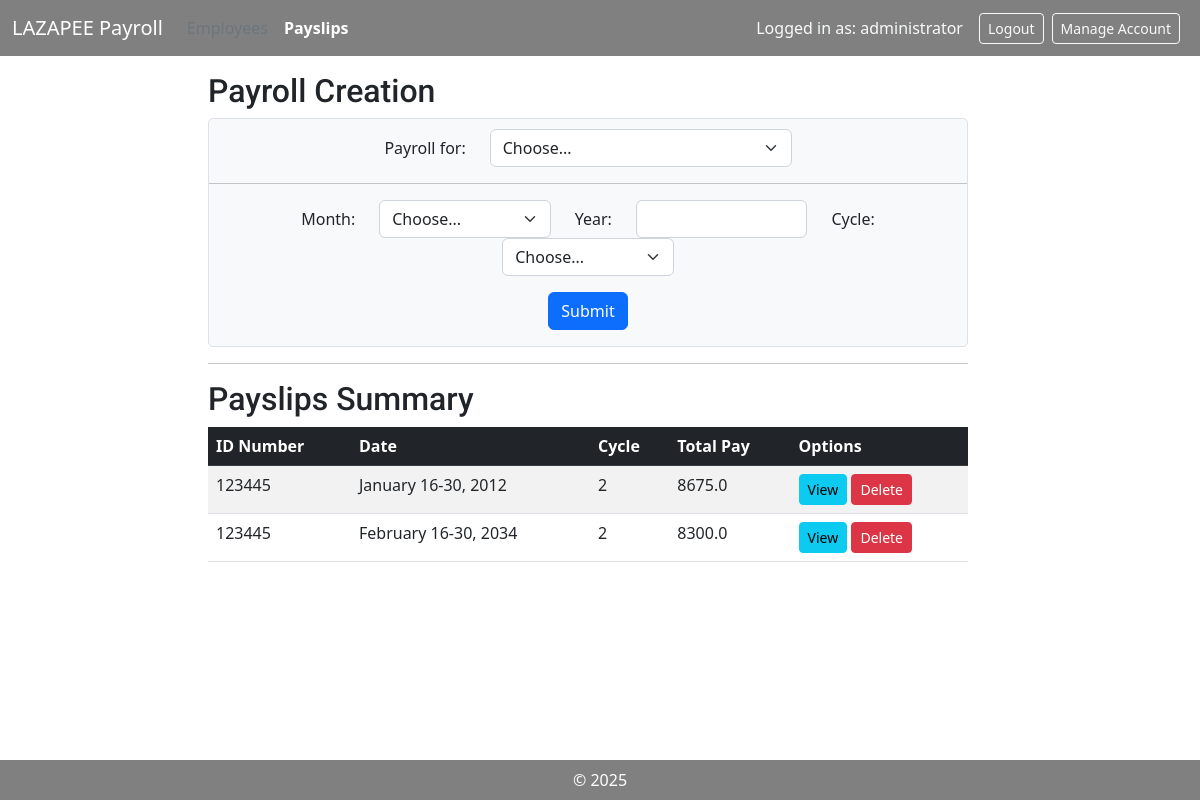
The page /payslips/ (signed in) on the database its author committed.
### payroll_app/models.py (models this page shows, shortened)
class Payslip(models.Model):
    id_number = models.ForeignKey(Employee, on_delete=models.CASCADE)
    month = models.CharField(max_length=20)
    date_range = models.CharField(max_length=20)
    year = models.CharField(max_length=20)
    pay_cycle = models.IntegerField(default=0)
    rate = models.FloatField(default=0.0)
    earnings_allowance = models.FloatField(default=0.0)
    deductions_tax = models.FloatField(default=0.0)
    deductions_health = models.FloatField(default=0.0)
    pag_ibig = models.FloatField(default=0.0)
    sss = models.FloatField(default=0.0)
    overtime = models.FloatField(default=0.0)
    total_pay = models.FloatField(default=0.0)
    def getIDNumber(self):
        return self.id_number.id_number
    def getDate_range(self):
        return self.date_range
    def getPay_cycle(self):
        return self.pay_cycle
    def getTotal_Pay(self):
        return self.total_pay

class Employee(models.Model):
    name = models.CharField(max_length=100)
    id_number = models.CharField(max_length=20, unique=True, blank=False)
    rate = models.FloatField(default=0.0, null=True)
    overtime_pay = models.FloatField(default=0.0, null=True)
    allowance = models.FloatField(default=0.0, null=True)

### payroll_app/views.py (the view)
    def wrapper(request, *args, **kwargs):
        if not request.session.get('user_id'):
            messages.error(request, "You must be logged in to view the page.")
            return redirect('login')
        return function(request, *args, **kwargs)

### payroll_app/views.py (called while the page is built, shortened)
def authentication(function):
    def wrapper(request, *args, **kwargs):
        if not request.session.get('user_id'):
            messages.error(request, "You must be logged in to view the page.")
            return redirect('login')
        return function(request, *args, **kwargs)
    return wrapper

@authentication
def payslip_list(request):
    employees = Employee.objects.all()
    payslips = Payslip.objects.all()
    return render(request, 'payroll_app/payslips.html', {'employees': employees, 'payslips': payslips})

### payroll_app/templates/payroll_app/payslips.html (shortened to what this page needs)
{% extends "payroll_app/base.html" %}
{% block content %}
<div class="row justify-content-center">
    <div class="col-md-8">
        <h2 style="font-family: 'roboto'; font-weight: strong;">Payroll Creation</h2>
        <div style="background-color: #f8f9fa; padding-top: 10px; border-radius: 5px; border: 1px solid #dee2e6;">
            <form method="POST">
                <div class="row justify-content-center">
                    <div class="col-auto">
                        <label class="col-form-label" for="payroll">Payroll for:</label>
                    </div>
                    <div class="col-md-5">
                        <select class="form-select" id="payroll" name="payroll" required>
                            <option value="" selected>Choose...</option>
                        </select>
                    </div>
                </div>
                <hr>
                <div class="row justify-content-center">
                    <div class="col-auto">
                        <label class="col-form-label" for="month">Month:</label>
                    </div>
                    <div class="col-md-3">
                        <select class="form-select" id="month" name="month" required>
                            <option value="" selected>Choose...</option>
                        </select>
                    </div>
                   <div class="col-auto">
                        <label class="col-form-label" for="year">Year:</label>
                    </div>
                    <div class="col-md-3">
                        <input type="number" class="form-control" id="year" name="year" required>
                    </div>
                    <div class="col-auto">
                        <label class="col-form-label" for="cycle">Cycle:</label>
                    </div>
                    <div class="col-md-3">
                        <select class="form-select" id="cycle" name="cycle" required>
                            <option value="" selected>Choose...</option>
                        </select>
                    </div>
                </div>
                <div class="row justify-content-center">
                    <div class="col-auto mt-3">
                        <button type="submit" class="btn btn-primary">Submit</button>
                    </div>
                </div>
            </form>
        </div>
        <hr>
        <h2 style="font-family: 'roboto'; font-weight: strong;">Payslips Summary</h2>
        <div class="payslip_summary">
            <table class="table table-striped">
                <thead class="table-dark">
                    <tr>
                        <th>ID Number</th>
                        <th>Date</th>
                        <th>Cycle</th>
                        <th>Total Pay</th>
                        <th>Options</th>
                    </tr>
                </thead>
                <tbody>
                    {% for payslip in payslips %}
                    <tr>
                        <td>{{ payslip.getIDNumber }}</td>
                        <td>{{ payslip.getDate_range }}</td>
                        <td>{{ payslip.getPay_cycle }}</td>
                        <td>{{ payslip.getTotal_Pay }}</td>
                        <td>
                            <a href="" class="btn btn-sm btn-info">View</a>
                            <form method="POST" action="{% url 'payslip_delete' payslip.pk %}" style="display: inline;" onsubmit="return confirm('Are you sure you want to delete {{payslip.getIDNumber}}?');">
                                <button type="submit" class="btn btn-sm btn-danger">Delete</button>
                            </form>
                        </td>
                    </tr>
                    {% empty %}
                    <tr><td colspan="6">No employees found.</td></tr>
                    {% endfor %}
                </tbody>
            </table>
        </div>
    </div>
</div>
{% endblock %}

### rows shown on the page
Payslip: getIDNumber "123445", getDate_range "January 16-30, 2012", getPay_cycle "2", getTotal_Pay "8675.0"
Payslip: getIDNumber "123445", getDate_range "February 16-30, 2034", getPay_cycle "2", getTotal_Pay "8300.0"

### other values the page prints
{{ request.session.username }} "administrator"
